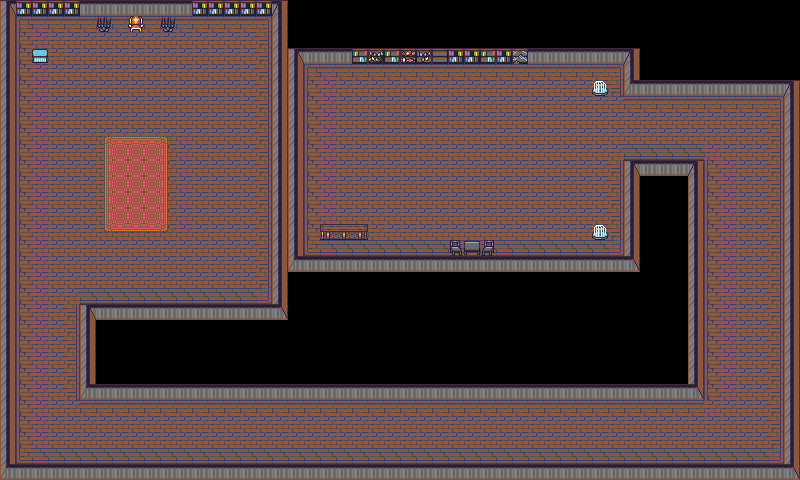

Tiled map render using the project's own tile images. Description and the map definition, with tile-layer contents summarised, below:
An orthogonal 50x30 tile map with 16x16 px tiles, 3 tile layers (Background, Walls, Decor), 3 tilesets and 19 objects (player-spawn).

<map version="1.0" orientation="orthogonal" renderorder="right-down" width="50" height="30" tilewidth="16" tileheight="16">
 <properties>
  <property name="music" value="dungeon" />
 </properties>
 <tileset firstgid="1" name="Floor" tilewidth="16" tileheight="16">
  <image source="../../../graphics/tilesets/Floor.png" width="640" height="640" />
 </tileset>
 <tileset firstgid="1601" name="Wall" tilewidth="16" tileheight="16">
  <image source="../../../graphics/tilesets/Wall.png" width="640" height="896" />
 </tileset>
 <tileset firstgid="3841" name="Decor" tilewidth="16" tileheight="16">
  <image source="../../../graphics/sprites/Decor.png" width="640" height="640" />
 </tileset>
 <layer name="Background" width="50" height="30">
  <data>[1500 cells, 859 non-empty, 9 distinct tile ids]</data>
 </layer>
 <layer name="Walls" width="50" height="30">
  <data>[1500 cells, 284 non-empty, 6 distinct tile ids]</data>
 </layer>
 <layer name="Decor" width="50" height="30">
  <data>[1500 cells, 67 non-empty, 26 distinct tile ids]</data>
 </layer>
 <objectgroup name="Entities">
  <object name="PS" type="player-spawn" x="304" y="80" width="32" height="32" />
 </objectgroup>
 <objectgroup name="Collision">
  <object x="272" y="0" width="528" height="64" />
  <object x="272" y="64" width="32" height="192" />
  <object x="624" y="64" width="176" height="32" />
  <object x="272" y="256" width="432" height="48" />
  <object x="624" y="160" width="80" height="96" />
  <object x="80" y="304" width="624" height="96" />
  <object x="784" y="96" width="16" height="384" />
  <object x="0" y="464" width="784" height="16" />
  <object x="0" y="0" width="272" height="16" />
  <object x="0" y="16" width="16" height="448" />
  <object x="32" y="48" width="16" height="16" />
  <object x="128" y="16" width="16" height="16" />
  <object x="160" y="16" width="16" height="16" />
  <object x="96" y="16" width="16" height="16" />
  <object x="320" y="224" width="48" height="16" />
  <object x="448" y="240" width="48" height="16" />
  <object x="592" y="224" width="16" height="16" />
  <object x="592" y="80" width="16" height="16" />
 </objectgroup>
 <objectgroup name="Zones" />
</map>